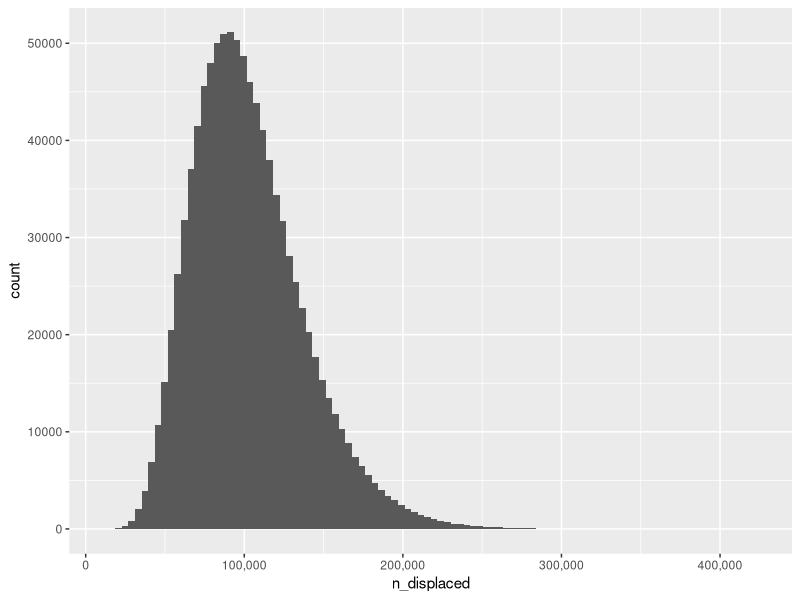

The R script that drew this image:
## ---- chunk 1
#| label: setup
#| include: false
very_wide <- 500
wide <- 136
narrow <- 76
options(width = narrow)
cache_images <- TRUE
set.seed(1)
## ---- chunk 2
qbeta(c(.025, .975), 14, 167)
## ---- chunk 3
quantile(
  x = rbeta(100000, shape1 = 20.3, shape2 = 3880), 
  probs = c(.025, .5, .975)
)
## ---- chunk 4
sim <- tibble::tibble(
 n_adults = 255201250,
 prop_trans = rbeta(1000000, shape1 = 20.3, shape2 = 3880),
 prop_displaced = rbeta(1000000, shape1 = 14, shape2 = 167),
 n_displaced = n_adults * prop_trans * prop_displaced
)
## ---- chunk 5
library(ggplot2)
ggplot(sim, aes(n_displaced)) + 
  geom_histogram(bins = 100) + 
  scale_x_continuous(labels = scales::label_comma())
## ---- chunk 6
mean(sim$n_displaced)
## ---- chunk 7
quantile(sim$n_displaced, c(.025, .975))
